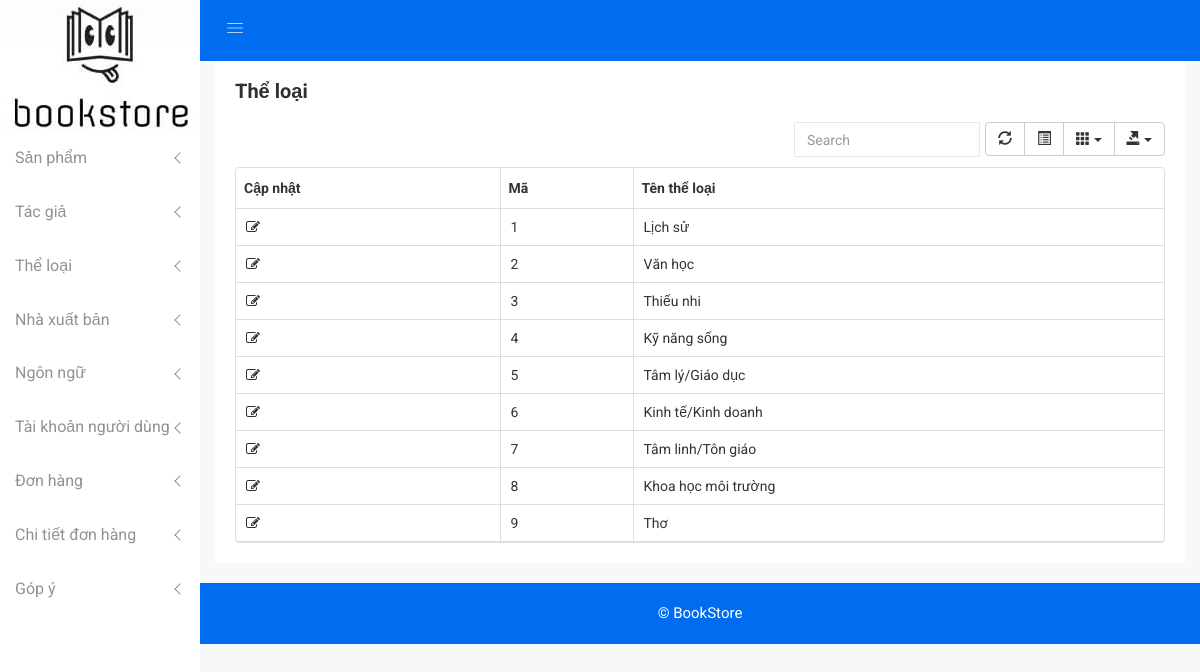
Page /bookstore_admin/category-all.php on the committed database.
### tables this page shows
CREATE TABLE `theloai` (
  `tl_ma` int(11) NOT NULL,
  `tl_ten` varchar(60) NOT NULL
);

### bookstore_admin/data/category_data.php (called while the page is built, shortened)
<?php
class Theloai {
    public function showAllCategories($conn) {
        $sql = "SELECT tl_ma, tl_ten FROM theloai";
        $result = $conn->query($sql);
        return $result;
    }
}
?>

### bookstore_admin/category-all.php (the view, shortened to what this page needs)
<?php
require_once './dbconnect.php';
require_once './data/category_data.php';
?>
<!doctype html>
<html class="no-js" lang="en">
    <head>
        <link rel="stylesheet" href="css/bootstrap.min.css">
        <link rel="stylesheet" href="css/font-awesome.min.css">
        <link rel="stylesheet" href="css/owl.carousel.css">
        <link rel="stylesheet" href="css/owl.theme.css">
        <link rel="stylesheet" href="css/owl.transitions.css">
        <link rel="stylesheet" href="css/animate.css">
        <link rel="stylesheet" href="css/normalize.css">
        <link rel="stylesheet" href="css/meanmenu.min.css">
        <link rel="stylesheet" href="css/main.css">
        <link rel="stylesheet" href="css/educate-custon-icon.css">
        <link rel="stylesheet" href="css/morrisjs/morris.css">
        <link rel="stylesheet" href="css/scrollbar/jquery.mCustomScrollbar.min.css">
        <link rel="stylesheet" href="css/metisMenu/metisMenu.min.css">
        <link rel="stylesheet" href="css/metisMenu/metisMenu-vertical.css">
        <link rel="stylesheet" href="css/calendar/fullcalendar.min.css">
        <link rel="stylesheet" href="css/calendar/fullcalendar.print.min.css">
        <link rel="stylesheet" href="css/editor/select2.css">
        <link rel="stylesheet" href="css/editor/datetimepicker.css">
        <link rel="stylesheet" href="css/editor/bootstrap-editable.css">
        <link rel="stylesheet" href="css/editor/x-editor-style.css">
        <link rel="stylesheet" href="css/data-table/bootstrap-table.css">
        <link rel="stylesheet" href="css/data-table/bootstrap-editable.css">
        <link rel="stylesheet" href="style.css">
        <link rel="stylesheet" href="css/responsive.css">
    </head>
    <body>
        <div class="left-sidebar-pro">
            <nav id="sidebar" class="">
                <div class="sidebar-header">
                    <a href="index.php"><img class="main-logo" src="img/logo/logo.jpg" alt="" /></a>
                </div>
                <div class="left-custom-menu-adp-wrap comment-scrollbar">
                    <nav class="sidebar-nav left-sidebar-menu-pro">
                        <ul class="metismenu" id="menu1">
                            <li>
                                <a class="has-arrow" href="product-all.php" aria-expanded="false"><span class="mini-click-non">Sản phẩm</span></a>
                            </li>
                            <li>
                                <a class="has-arrow" href="author-all.php" aria-expanded="false"><span class="mini-click-non">Tác giả</span></a>
                            </li>
                            <li>
                                <a class="has-arrow" href="category-all.php" aria-expanded="false"><span class="mini-click-non">Thể loại</span></a>
                            </li>
                            <li>
                                <a class="has-arrow" href="publishing-all.php" aria-expanded="false"><span class="mini-click-non">Nhà xuất bản</span></a>
                            </li>
                            <li>
                                <a class="has-arrow" href="language-all.php" aria-expanded="false"><span class="mini-click-non">Ngôn ngữ</span></a>
                            </li>
                            <li>
                                <a class="has-arrow" href="user-all.php" aria-expanded="false"><span class="mini-click-non">Tài khoản người dùng</span></a>
                            </li>
                            <li>
                                <a class="has-arrow" href="orders-all.php" aria-expanded="false"><span class="mini-click-non">Đơn hàng</span></a>
                            </li>
                            <li>
                                <a class="has-arrow" href="orders-details-all.php" aria-expanded="false"><span class="mini-click-non">Chi tiết đơn hàng</span></a>
                            </li>
                            <li>
                                <a class="has-arrow" href="feedback-all.php" aria-expanded="false"><span class="mini-click-non">Góp ý</span></a>
                            </li>
                        </ul>
                    </nav>
                </div>
            </nav>
        </div>
        <div class="all-content-wrapper">
            <div class="header-advance-area">
                <div class="header-top-area">
                    <div class="container-fluid">
                        <div class="row">
                            <div class="col-lg-12 col-md-12 col-sm-12 col-xs-12">
                                <div class="header-top-wraper">
                                    <div class="row">
                                        <div class="col-lg-1 col-md-0 col-sm-1 col-xs-12">
                                            <div class="menu-switcher-pro">
                                                <button type="button" id="sidebarCollapse" class="btn bar-button-pro header-drl-controller-btn btn-info navbar-btn">
                                                    <i class="educate-icon educate-nav"></i>
                                                </button>
                                            </div>
                                        </div>
                                    </div>
                                </div>
                            </div>
                        </div>
                    </div>
                </div>
                <br><br><br>
            </div>
            <div class="data-table-area mg-b-15">
                <div class="container-fluid">
                    <div class="row">
                        <div class="col-lg-12 col-md-12 col-sm-12 col-xs-12">
                            <div class="sparkline13-list">
                                <div class="sparkline13-hd">
                                    <div class="main-sparkline13-hd">
                                        <h1>Thể loại</h1>
                                    </div>
                                </div>
                                <div class="sparkline13-graph">
                                    <div class="datatable-dashv1-list custom-datatable-overright">
                                        <table id="table" data-toggle="table" data-search="true" data-show-columns="true" data-show-refresh="true" data-key-events="true" data-show-toggle="true" data-resizable="true" data-cookie="true"
                                               data-cookie-id-table="saveId" data-show-export="true" data-click-to-select="true" data-toolbar="#toolbar">
                                            <thead>
                                                <tr>
                                                    <th data-field="state">Cập nhật</th>
                                                    <th data-field="id">Mã</th>
                                                    <th data-field="name">Tên thể loại</th>
                                                </tr>
                                            </thead>
                                            <tbody>
                                                <?php
                                                $category = new Theloai("", "");
                                                $result = $category->showAllCategories($conn);
                                                while ($row = $result->fetch_assoc()) {
                                                    ?>
                                                    <tr>
                                                        <td><a href="category-update.php?action=update&idca=<?php echo $row['tl_ma'] ?>"><i class="fa fa-edit"></i></a></td>
                                                        <td><?php echo $row['tl_ma'] ?></td>
                                                        <td><?php echo $row['tl_ten'] ?></td>
                                                    </tr>
                                                <?php } ?>
                                            </tbody>
                                        </table>
                                    </div>
                                </div>
                            </div>
                        </div>
                    </div>
                </div>
            </div>
            <div class="footer-copyright-area">
                <div class="container-fluid">
                    <div class="row">
                        <div class="col-lg-12 col-md-12 col-sm-12 col-xs-12">
                            <div class="footer-copy-right">
                                <p> &copy; <a href="index.php">BookStore</a></p>
                            </div>
                        </div>
                    </div>
                </div>
            </div>
        </div>
    </body>
</html>

### bookstore_admin/css/main.css (style rules this page uses)
html { color: #222; font-size: 1em; line-height: 1.4; }
audio, canvas, iframe, img, svg, video { vertical-align: middle; }

### bookstore_admin/css/metisMenu/metisMenu-vertical.css (style rules this page uses)
.sidebar-nav { background: #fff; }
.sidebar-nav ul { padding: 0; margin: 0; list-style: none; background: #f5f5f5; }
.sidebar-nav .metismenu { background: #fff; display: -webkit-box; display: -ms-flexbox; display: flex; -webkit-box-orient: vertical; -webkit-box-direction: normal; -ms-flex-direction: column; flex-direction: column; }
.sidebar-nav .metismenu li + li { margin-top: 5px; }
.sidebar-nav .metismenu li:last-child { margin-bottom: 5px; }
.sidebar-nav .metismenu > li { display: -webkit-box; display: -ms-flexbox; display: flex; -webkit-box-orient: vertical; -webkit-box-direction: normal; -ms-flex-direction: column; flex-direction: column; position: relative; }
.sidebar-nav .metismenu a { position: relative; display: block; padding: 13px 15px; color: #444; outline-width: 0; transition: all .3s ease-out; font-size:16px; font-weight:400; }

### rows in the picture
theloai: tl_ma "1", tl_ten "Lịch sử"
theloai: tl_ma "2", tl_ten "Văn học"
theloai: tl_ma "3", tl_ten "Thiếu nhi"
theloai: tl_ma "4", tl_ten "Kỹ năng sống"
theloai: tl_ma "5", tl_ten "Tâm lý/Giáo dục"
theloai: tl_ma "6", tl_ten "Kinh tế/Kinh doanh"
theloai: tl_ma "7", tl_ten "Tâm linh/Tôn giáo"
theloai: tl_ma "8", tl_ten "Khoa học môi trường"
theloai: tl_ma "9", tl_ten "Thơ"
